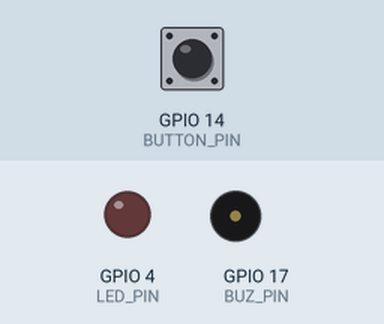
A sketch run on a simulated ESP32. Shown: output pins drawn as LEDs (lit = HIGH), buzzer (waves = sounding, pin HIGH). The inputs (shaded band) are chosen by the test bench; at power-on: GPIO 14 (BUTTON_PIN) HIGH.

Above: at 1.2 s.
1.3 s: GPIO 14 (BUTTON_PIN) pulled LOW for 0.15 s
At 2.9 s:
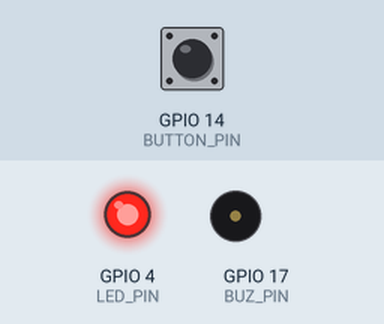
4.4 s: GPIO 14 (BUTTON_PIN) pulled LOW for 1 s
At 8.0 s:
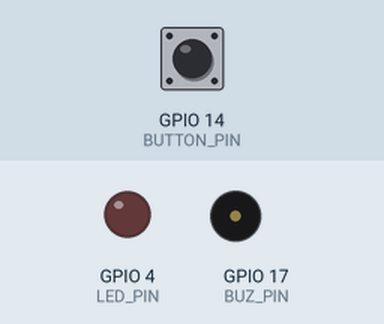
8.4 s: GPIO 14 (BUTTON_PIN) pulled LOW for 3.2 s
At 12.4 s:
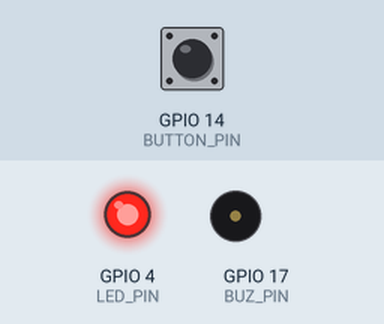
Timing chart, 0 to 15.1 s (numbered marks = the images above; inputs shaded):
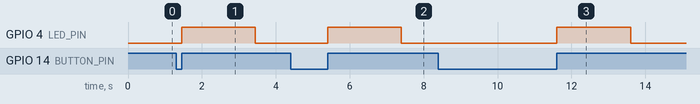

The sketch:

4_Task5_button.ino
```cpp
#define BUTTON_PIN 14
#define LED_PIN 4
#define BUZ_PIN 17

bool ledState = false;
bool lastButtonState = HIGH;

void setup() {
  pinMode(BUTTON_PIN, INPUT_PULLUP);
  pinMode(LED_PIN, OUTPUT);
  pinMode(BUZ_PIN, OUTPUT);
}

void loop() {
  if(digitalRead(BUTTON_PIN) == LOW) {
    unsigned long pressStart = millis();

    while(digitalRead(BUTTON_PIN) == LOW) {
    }

    unsigned long pressDuration = millis() - pressStart;

    if(pressDuration < 5000) { // short press < 5s
      digitalWrite(LED_PIN, HIGH);
      delay(2000);              // LED ON for 2 seconds
      digitalWrite(LED_PIN, LOW);
    } else {
      digitalWrite(BUZ_PIN, HIGH);
      delay(2000);
      digitalWrite(BUZ_PIN, LOW);
    }
  }
}
```

Measured:
- after the input at 1.3 s, GPIO 4 (LED_PIN): LOW → HIGH after 0.15 s, → LOW 2.0 s later
- after the input at 4.4 s, GPIO 4 (LED_PIN): LOW → HIGH after 1.0 s, → LOW 2.0 s later
- after the input at 8.4 s, GPIO 4 (LED_PIN): LOW → HIGH after 3.2 s, → LOW 2.0 s later
